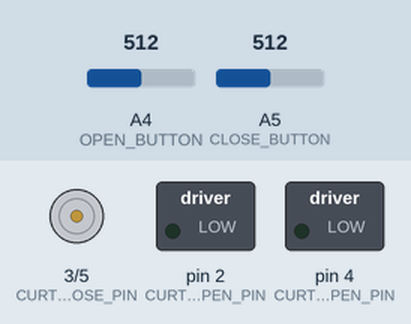
Bench run of a sketch on a simulated Arduino Uno, built with avr-gcc and run on an emulated ATmega328P. Parts: motor-driver pin pairs drawn as motors (green arrow = first pin HIGH = forward, orange = second pin HIGH = backward, longer = more drive), switched loads named in the sketch (green lamp = pin HIGH). Inputs (shaded band) come from the test bench; at power-on: A5 (CLOSE_BUTTON) = 512, A4 (OPEN_BUTTON) = 512. EEPROM starts erased.

Above: at 1.2 s.
1.3 s: A5 (CLOSE_BUTTON) set to 982
3.2 s: A5 (CLOSE_BUTTON) set to 1009
At 5.2 s:
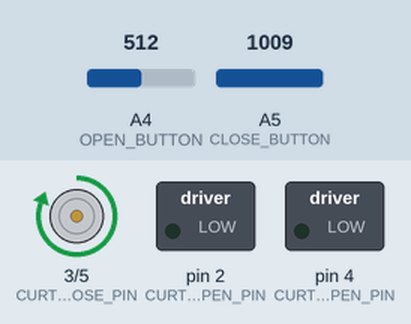
5.5 s: A4 (OPEN_BUTTON) set to 985
7.0 s: A4 (OPEN_BUTTON) set to 1010
At 8.2 s:
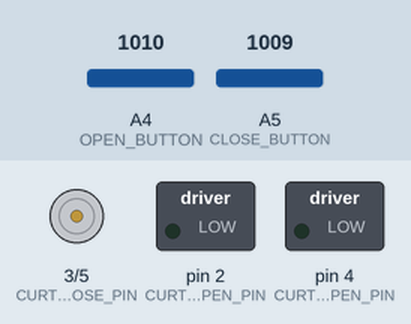
8.5 s: A4 (OPEN_BUTTON) set to 990
At 10.2 s:
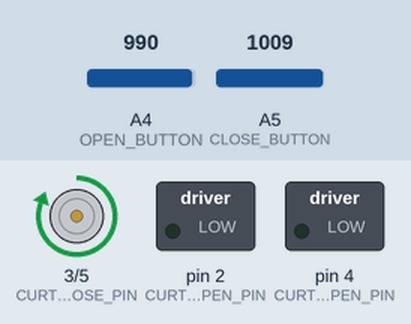
Timing chart, 0 to 11.5 s (numbered marks = the images above; inputs shaded):
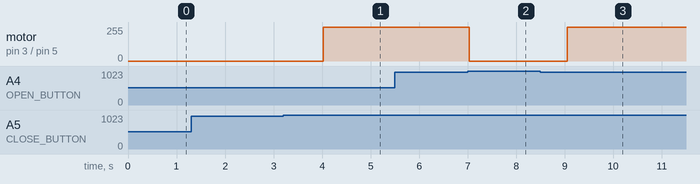

The sketch:

automatic-motorized-curtains.ino
```cpp
#include <EEPROM.h>

/**
 * The states are memory addresses indicating which byte
 * to use (variable name describes whom it belongs to).
 *
 * EEPROM memory size by Arduino:
 * - Arduno Duemilanove: 512b EEPROM storage.
 * - Arduino Uno: 	1kb EEPROM storage.
 * - Arduino Mega:	4kb EEPROM storage.
 *
 * Since we're only storing time representation in seconds (up to 15 seconds),
 * 1 byte (8 bits > 0-255) will sufice for each relay state/time.
 *
 *
 * Extra notes:
 *	An EEPROM write takes 3.3 ms to complete.
 *	The EEPROM memory has a specified life of 100,000 write/erase cycles,
 *	so you may need to be careful about how often you write to it.
 */
const int CURTAIN_TIMER	       = 1;
const int CURTAIN_1_TIMER      = 2;
const int CURTAIN_2_TIMER      = 3;
const int SYSTEM_LIVE_STATE    = 4;
const int SYSTEM_CURRENT_STATE = 5;

/**
 * OUTPUT Pins for 2 relays [ON|OFF] per curtain.
 */
const int CURTAIN_1_OPEN_PIN  = 2;
const int CURTAIN_1_CLOSE_PIN = 3;
const int CURTAIN_2_OPEN_PIN  = 4;
const int CURTAIN_2_CLOSE_PIN = 5;

/**
 * INPUT Analog pins for 2 button commands [OPEN|CLOSE|STOP].
 * STOP state will be interpreted by reading input 1 and 2 at the same time having inputs > ACTIVE_THRESHOLD.
 */
const int OPEN_BUTTON  = A4;
const int CLOSE_BUTTON = A5;

/**
 * Active threshold; when voltage signal equals or greater than.
 * Voltage threshold goes from 0 to 1024.
 * In this case 1000 is enough to know if voltage signal is being passed to analog pins.
 */
const int ACTIVE_THRESHOLD = 1000;

/**
 * This is an int representing a second.
 * Could rather be in millis (unsigned long) to avoid extra processor operations.
 */
const int TIME_INTERVAL = 1;

/**
 * Each curtain maximum time (the time it takes for it to open or close completely).
 */
const int CURTAIN_MIN_TIME   = 0;
const int CURTAIN_1_MAX_TIME = 10;
const int CURTAIN_2_MAX_TIME = 15;

/**
 * The 3 states of the curtains as numbers {0,1,2}.
 */
const int STOP_STATE  = 0;
const int OPEN_STATE  = 1;
const int CLOSE_STATE = 2;

/**
 * Curtain timers accumulators.
 */
int curtain_timer = 0;

/**
 * The last calculated second [MEMORY].
 * And the time now as global as to avoid passing params in functions.
 */
unsigned long last_second = 0;
unsigned long now = 0;


/**
 * Main loop globals.
 */
int open                = 0;
int close               = 0;
int stop                = 1;
int is_currently_active = 0;

/**
 * Set pin modes and memory setup.
 */
void setup()
{
	// Setup output pins (digital).
	pinMode(CURTAIN_1_OPEN_PIN, OUTPUT);
	pinMode(CURTAIN_1_CLOSE_PIN, OUTPUT);
	pinMode(CURTAIN_2_OPEN_PIN, OUTPUT);
	pinMode(CURTAIN_2_CLOSE_PIN, OUTPUT);

	// Setup input pins (analog).
	pinMode(OPEN_BUTTON, INPUT);
	pinMode(CLOSE_BUTTON, INPUT);


	// If it's first time install write necesary variables.
	if (!EEPROM.read(SYSTEM_LIVE_STATE))
	{
		// Set each curtain to a closed state timer [zero].
		EEPROM.write(CURTAIN_TIMER, CURTAIN_MIN_TIME);

		// Write: sets the current system state, should be STOP.
		EEPROM.write(SYSTEM_CURRENT_STATE, STOP_STATE);

		// Write that the system has been turned on for the first time.
		EEPROM.write(SYSTEM_LIVE_STATE, true);
	}

	// Set globals to the last saved state written in memory.
	curtain_timer       = EEPROM.read(CURTAIN_TIMER);
	is_currently_active = EEPROM.read(SYSTEM_CURRENT_STATE);
	last_second         = millis() / 1000; // Set the time here because you'll lose time reading memory.

	if (is_currently_active == STOP_STATE)
	{
		_stop();
	}
	if (is_currently_active == OPEN_STATE)
	{
		_open();
	}
	if (is_currently_active == CLOSE_STATE)
	{
		_close();
	}
}

/**
 * The main loop.
 */
void loop()
{
	delay(50);

	now   = millis() / 1000;
	open  = analogRead(OPEN_BUTTON);
	close = analogRead(CLOSE_BUTTON);
	stop  = open > ACTIVE_THRESHOLD && close > ACTIVE_THRESHOLD;

	int no_input = !stop && !open && !close;

	if (no_input && is_currently_active)
	{
		if (is_currently_active == OPEN_STATE)
		{
			return _open();
		}
		if (is_currently_active == CLOSE_STATE)
		{
			return _close();
		}
	}

	if (stop)
	{
		return _stop();
	}

	if (open > ACTIVE_THRESHOLD)
	{
		return _open();
	}

	if (close > ACTIVE_THRESHOLD)
	{
		return _close();
	}

	last_second = now;
}

/**
 * Turn low state all the output pins and set the system state to stop.
 */
void _stop()
{
	setState(STOP_STATE);

	digitalWrite(CURTAIN_1_OPEN_PIN, LOW);
	digitalWrite(CURTAIN_1_CLOSE_PIN, LOW);

	digitalWrite(CURTAIN_2_OPEN_PIN, LOW);
	digitalWrite(CURTAIN_2_CLOSE_PIN, LOW);

	last_second = now;
}

/**
 * Manage to open curtains 1 and 2.
 */
void _open()
{
	setState(OPEN_STATE);
	int curtains_opened = 0;

	if (oneSecond(now))
	{
		curtain_timer += 1;

		if (curtain_timer < CURTAIN_1_MAX_TIME)
		{
			digitalWrite(CURTAIN_1_CLOSE_PIN, LOW);
			digitalWrite(CURTAIN_1_OPEN_PIN, HIGH);
		}
		else
		{
			curtains_opened += 1;

			digitalWrite(CURTAIN_1_CLOSE_PIN, LOW);
			digitalWrite(CURTAIN_1_OPEN_PIN, LOW);
		}

		if (curtain_timer < CURTAIN_2_MAX_TIME)
		{
			digitalWrite(CURTAIN_2_CLOSE_PIN, LOW);
			digitalWrite(CURTAIN_2_OPEN_PIN, HIGH);
		}
		else
		{
			curtains_opened += 1;

			digitalWrite(CURTAIN_2_CLOSE_PIN, LOW);
			digitalWrite(CURTAIN_2_OPEN_PIN, LOW);
		}

		EEPROM.write(CURTAIN_TIMER, curtain_timer);
	}

	if (curtains_opened == 2)
	{
		return _stop();
	}

	last_second = now;
}

/**
 * Manage to close curtains 1 and 2.
 */
void _close()
{
	setState(CLOSE_STATE);
	int curtains_closed = 0;

	if (oneSecond(now))
	{
		curtain_timer -= 1;

		if (curtain_timer > (CURTAIN_2_MAX_TIME - CURTAIN_1_MAX_TIME))
		{
			digitalWrite(CURTAIN_1_OPEN_PIN, LOW);
			digitalWrite(CURTAIN_1_CLOSE_PIN, HIGH);
		}
		else
		{
			curtains_closed += 1;

			digitalWrite(CURTAIN_1_CLOSE_PIN, LOW);
			digitalWrite(CURTAIN_1_OPEN_PIN, LOW);
		}

		if (curtain_timer > CURTAIN_MIN_TIME && curtain_timer <= CURTAIN_2_MAX_TIME)
		{
			digitalWrite(CURTAIN_2_OPEN_PIN, LOW);
			digitalWrite(CURTAIN_2_CLOSE_PIN, HIGH);
		}
		else
		{
			curtains_closed += 1;

			digitalWrite(CURTAIN_2_CLOSE_PIN, LOW);
			digitalWrite(CURTAIN_2_OPEN_PIN, LOW);
		}

		EEPROM.write(CURTAIN_TIMER, curtain_timer);
	}

	if (curtains_closed == 2)
	{
		return _stop();
	}

	last_second = now;
}

/**
 * Check if 1 second has elapsed sinced the last time millis() was called.
 */
bool oneSecond(unsigned long time_now)
{
	return ((unsigned long) time_now - last_second) == TIME_INTERVAL;
}

/**
 * Sets the system state as well as in EEPROM [memory].
 */
void setState(int state)
{
	// Do not write in memory if not needed to prolong memory lifespan.
	if (state == is_currently_active)
	{
		return;
	}

	EEPROM.write(SYSTEM_CURRENT_STATE, is_currently_active = state);
}
```

Measured:
- the behaviour switches between 1000 and 1001 on A5 (CLOSE_BUTTON) (found by bisection; images 0 and 1)
- the behaviour switches between 1000 and 1001 on A4 (OPEN_BUTTON) (found by bisection; images 1 and 2)
- after the input at 1.3 s, every drawn part: stays the same
- after the input at 3.2 s, motor on pin 3 (CURTAIN_1_CLOSE_PIN) / pin 5 (CURTAIN_2_CLOSE_PIN): stopped → forward 255/255 after 0.82 s
- after the input at 5.5 s, every drawn part: stays the same
- after the input at 7.0 s, motor on pin 3 (CURTAIN_1_CLOSE_PIN) / pin 5 (CURTAIN_2_CLOSE_PIN): forward 255/255 → stopped at once
- after the input at 8.5 s, motor on pin 3 (CURTAIN_1_CLOSE_PIN) / pin 5 (CURTAIN_2_CLOSE_PIN): stopped → forward 255/255 after 0.55 s
